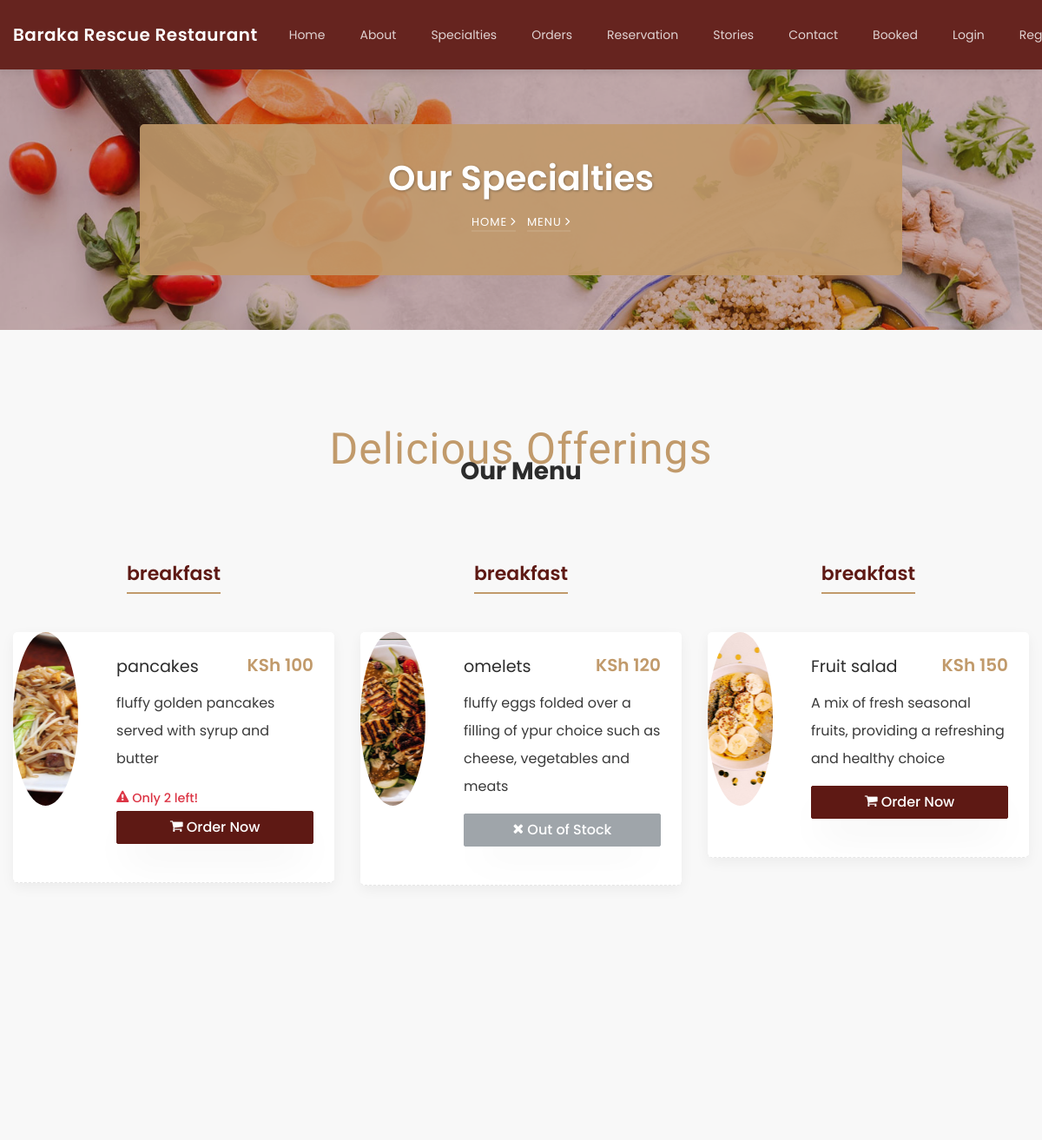
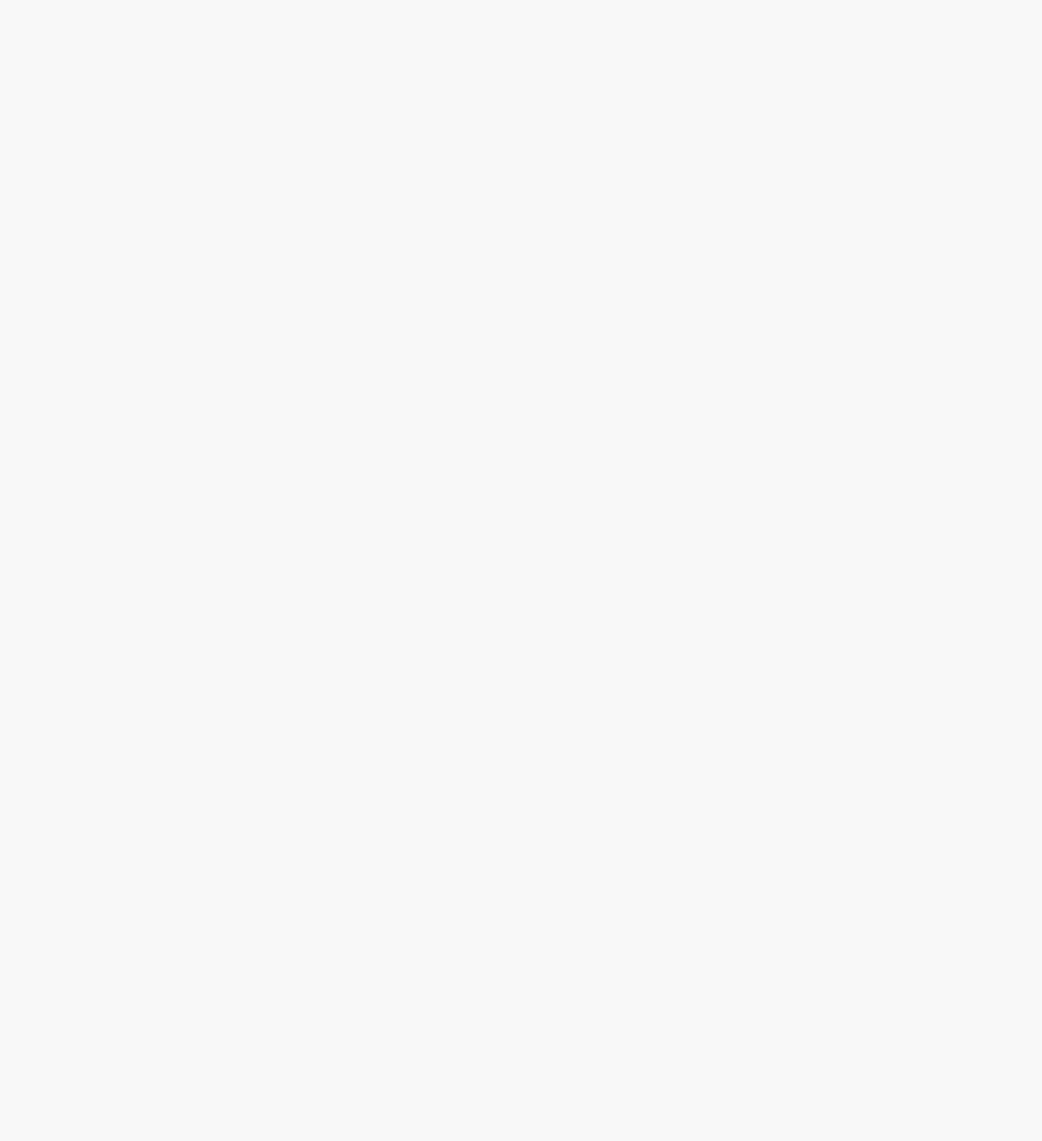
The app's page /menu/ with its own data (2 pictures, top to bottom).
### restaurant/models.py (models this page shows, shortened)
class Ourmenu(models.Model):
    category_options = [
        ('breakfast', 'Breakfast'),
        ('lunch', 'Lunch'),
        ('dinner', 'Dinner'),
        ('dessert', 'Dessert'),
        ('winecard', 'Winecard'),
        ('drinks', 'Drinks')
    ]
    foodname = models.CharField(max_length=50, blank=False, null=False)
    category = models.CharField(max_length=50, choices=category_options, default='dinner')
    foodimage = models.ImageField(upload_to='ourmenu')
    description = models.CharField(max_length=200, blank=False, null=False)
    price = models.PositiveIntegerField()
    stock = models.PositiveIntegerField(default=10)

### restaurant/views.py (the view)
# urls.py: path('menu/', views.menu, name='menu'),
def menu(request):
    menu_items = Ourmenu.objects.all()
    return render(request, "menu.html", {"menu": menu_items})

### restaurant/templates/menu.html (shortened to what this page needs)
{% extends 'common.html' %}
{% load static %}
{% block body %}
<section class="hero-wrap hero-wrap-2" style="background-image: url('{% static 'images/bg_4.jpg' %}');" data-stellar-background-ratio="0.5">
    <div class="container">
        <div class="row no-gutters slider-text align-items-center justify-content-center">
            <div class="col-md-9 ftco-animate text-center" style="background: rgba(193, 154, 107, 0.9); padding: 2rem; border-radius: 5px;">
                <h1 class="mb-2 bread" style="color: #fff; font-weight: 600; text-shadow: 1px 1px 3px rgba(0,0,0,0.3);">Our Specialties</h1>
                <p class="breadcrumbs">
                    <span class="mr-2" style="color: #fff;"><a href="{% url 'index' %}" style="color: #fff;">Home <i class="ion-ios-arrow-forward"></i></a></span>
                    <span style="color: #fff;">Menu <i class="ion-ios-arrow-forward"></i></span>
                </p>
            </div>
        </div>
    </div>
</section>
<section class="ftco-section" style="background: #F8F8F8;">
    <div class="container">
        <div class="row justify-content-center mb-5 pb-2">
            <div class="col-md-7 text-center heading-section ftco-animate">
                <span class="subheading" style="color: #C19A6B; letter-spacing: 1px;">Delicious Offerings</span>
                <h2 class="mb-4" style="color: #2C2C2C; font-weight: 700;">Our Menu</h2>
            </div>
        </div>
        <div class="row">
            {% for item in menu %}
            <div class="col-md-6 col-lg-4 menu-wrap">
                <div class="heading-menu text-center ftco-animate">
                    <h3 style="color: #5E1914; border-bottom: 2px solid #C19A6B; display: inline-block; padding-bottom: 5px;">{{ item.category }}</h3>
                </div>
                <div class="menus d-flex ftco-animate" style="background: #fff; box-shadow: 0 5px 15px rgba(0,0,0,0.05); border-radius: 5px; overflow: hidden;">
                    <div class="menu-img img" style="background-image: url('{{ item.foodimage.url }}'); min-height: 200px;"></div>
                    <div class="text p-4">
                        <div class="d-flex justify-content-between align-items-center">
                            <div class="one-half">
                                <h3 style="color: #2C2C2C; font-size: 1.2rem; margin-bottom: 0;">{{ item.foodname }}</h3>
                            </div>
                            <div class="one-forth">
                                <span class="price" style="color: #C19A6B; font-weight: 600;">KSh {{ item.price }}</span>
                            </div>
                        </div>
                        <p style="color: #3A3A3A; margin: 10px 0 15px;"><span>{{ item.description }}</span></p>
                        {% if item.stock > 0 %}
                            {% if item.stock <= 5 %}
                                <p style="color: #dc3545; font-weight: 500; font-size: 0.9rem;">
                                    <i class="icon-warning"></i> Only {{ item.stock }} left!
                                </p>
                            {% endif %}
                            <button class="btn btn-primary order-now-btn"
                                    data-id="{{ item.id }}"
                                    data-name="{{ item.foodname }}"
                                    style="background: #5E1914; border-color: #5E1914; width: 100%;">
                                <i class="icon-shopping-cart"></i> Order Now
                            </button>
                        {% else %}
                            <button class="btn btn-secondary" disabled style="width: 100%;">
                                <i class="icon-close"></i> Out of Stock
                            </button>
                        {% endif %}
                    </div>
                </div>
            </div>
            {% endfor %}
        </div>
        <div class="row mt-5">
        </div>
    </div>
</section>
{% endblock %}

### restaurant/static/css/icomoon.css (style rules this page uses)
[class^="icon-"], [class*=" icon-"] { font-family: 'icomoon' !important; speak: none; font-style: normal; font-weight: normal; font-variant: normal; text-transform: none; line-height: 1; -webkit-font-smoothing: antialiased; -moz-osx-font-smoothing: grayscale; }
.icon-close:before { content: "\f00d"; }
.icon-warning:before { content: "\f071"; }
.icon-shopping-cart:before { content: "\f07a"; }

### restaurant/templates/common.html (style rules this page uses)
:root { --primary-color: #5E1914; --secondary-color: #C19A6B; --light-bg: #F8F8F8; --dark-text: #2C2C2C; --medium-text: #3A3A3A; }
body { padding-top: 80px; }
.hero-wrap-2 { margin-top: 0 !important; position: relative; z-index: 1; }
.btn-primary { background: var(--primary-color); border-color: var(--primary-color); }
.btn-secondary { background: var(--secondary-color); border-color: var(--secondary-color); color: white; }

### restaurant/templates/menu.html (style rules this page uses)
.menu-wrap { margin-bottom: 30px; }
.menu-img { background-size: cover; background-position: center; }
.price { font-size: 1.1rem; }
.btn { transition: all 0.3s ease; font-weight: 500; }

### records on screen
Ourmenu: category "breakfast", foodimage (picture), foodname "pancakes", price "100", description "fluffy golden pancakes served with syrup and butter", stock "2"
Ourmenu: category "breakfast", foodimage (picture), foodname "omelets", price "120", description "fluffy eggs folded over a filling of ypur choice such as cheese, vegetables and meats", stock 0 (drawn)
Ourmenu: category "breakfast", foodimage (picture), foodname "Fruit salad", price "150", description "A mix of fresh seasonal fruits, providing a refreshing and healthy choice"
